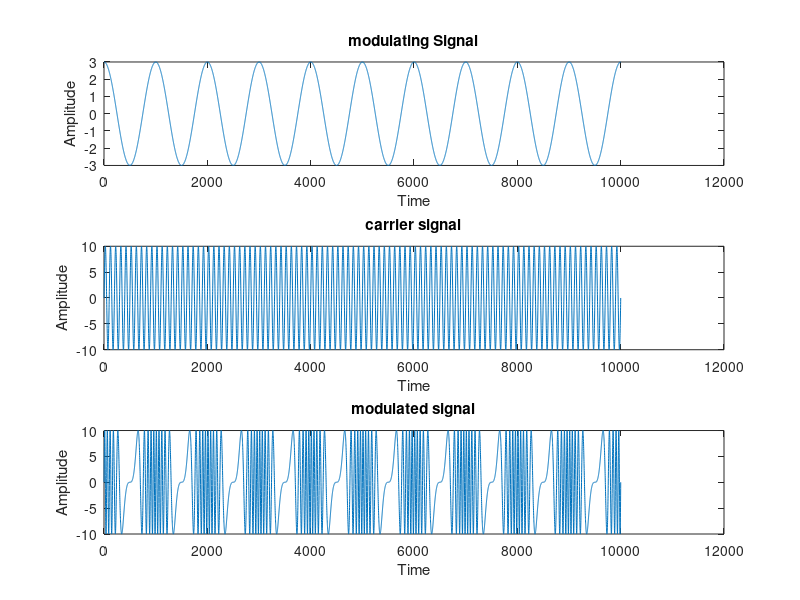

Source code (MATLAB):
clc;clear all;
fm=1000;
fc=10000;
Am=3;
Ac=10;
b=10; %modulation index
t=0:0.000001:0.01; 

ms=3*cos(2*fm*pi*t); %modulating
cs=10*sin(2*fc*pi*t); %carrier
modulated=Ac*sin(2*pi*fc*t + b*sin(2*pi*fm*t));%modulated

subplot(3,1,1)
plot(ms);
title('modulating Signal')
xlabel('Time');
ylabel('Amplitude')
subplot(3,1,2)
plot(cs);
title('carrier signal')
xlabel('Time');
ylabel('Amplitude')
subplot(3,1,3)
plot(modulated);
title('modulated signal')
xlabel('Time');
ylabel('Amplitude')
